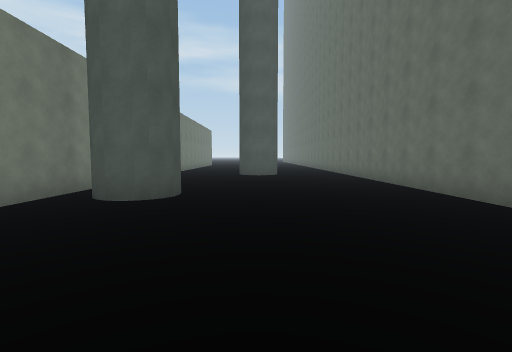
View 1 (above)

15 first-person views from a walk through a Unity game level. The camera is 1.4 m above the floor, tilts 4° down and sees 85° across. The floor is counted in squares, 2 m on a side. Each view is taken from the middle of a square. On the plan, view 1 faces up. The plan holds only what a view shows up to about 9 squares ahead; the rest is blank. The place goes on beyond the plan. The player character is not drawn.

View 2
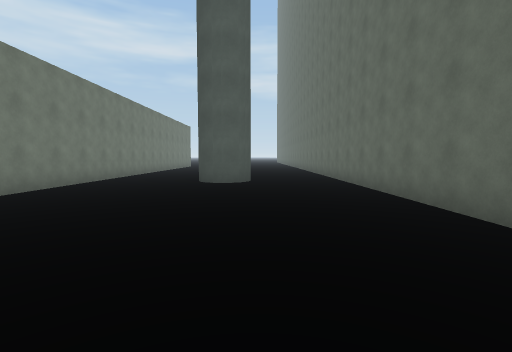

View 3
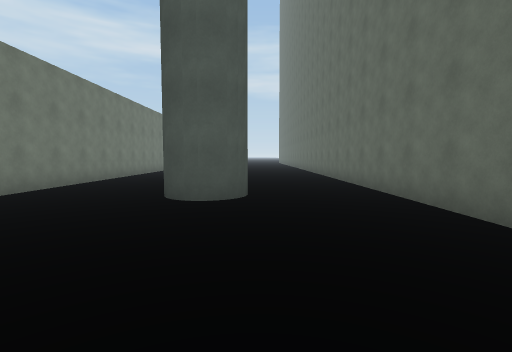

View 4
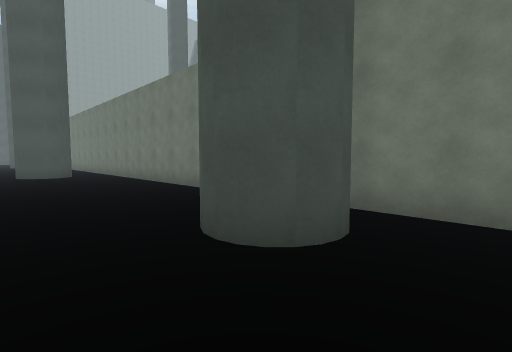

View 5
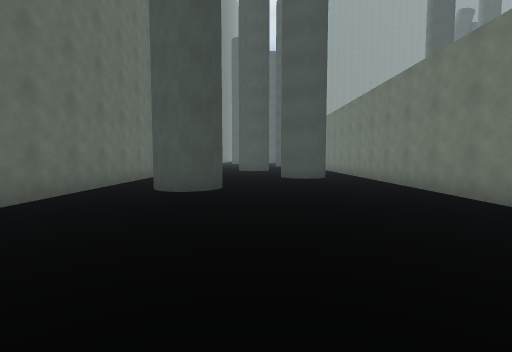

View 6
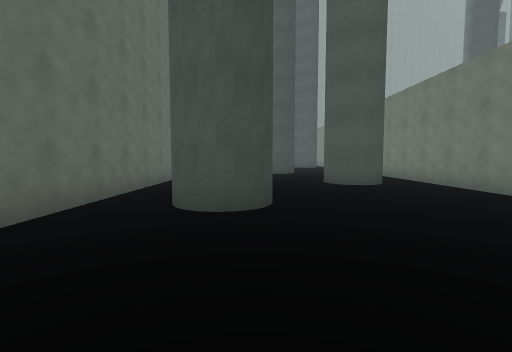

View 7
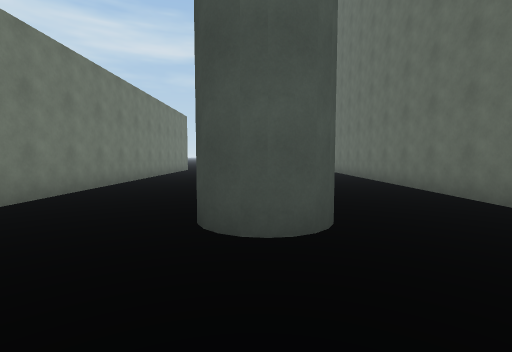

View 8
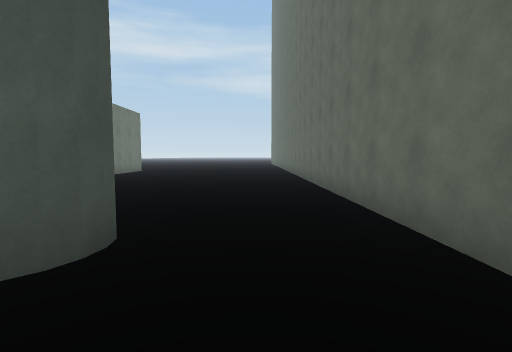

View 9
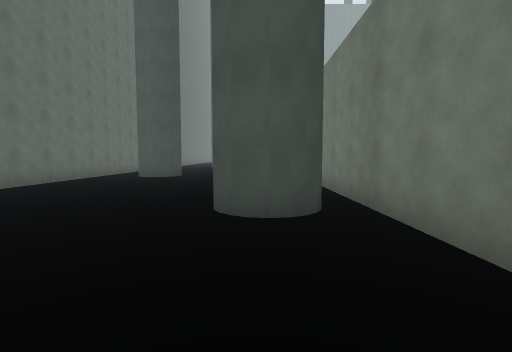

View 10
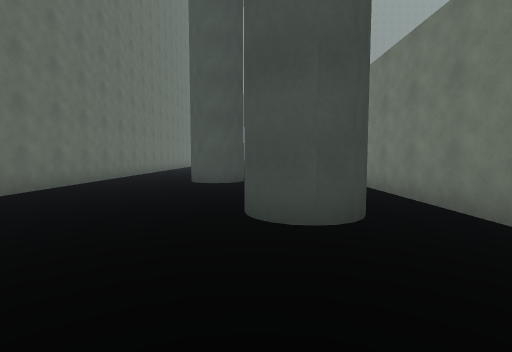

View 11
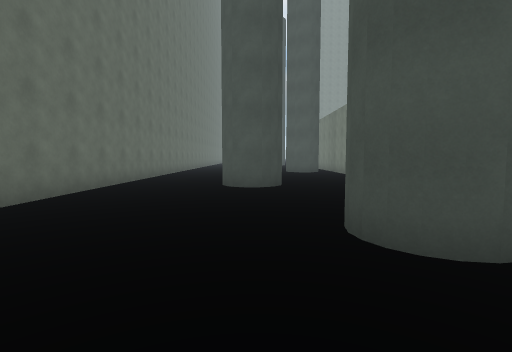

View 12
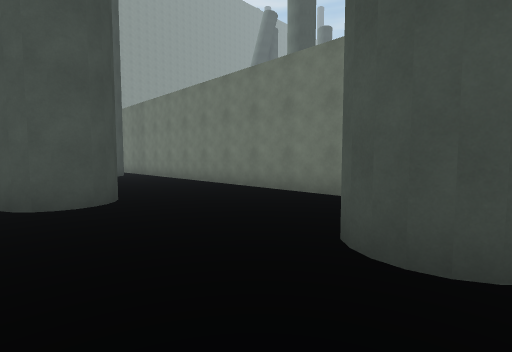

View 13
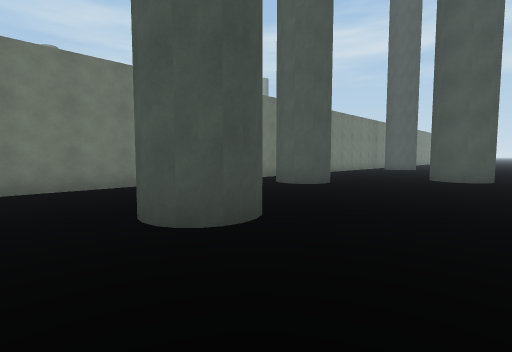

View 14
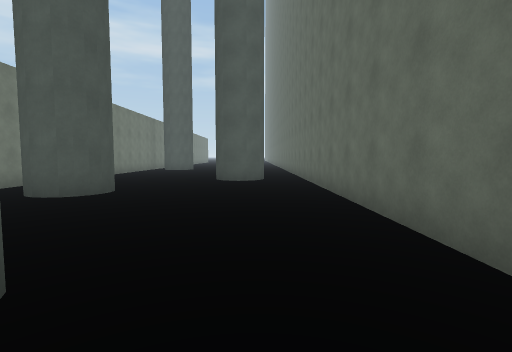

View 15
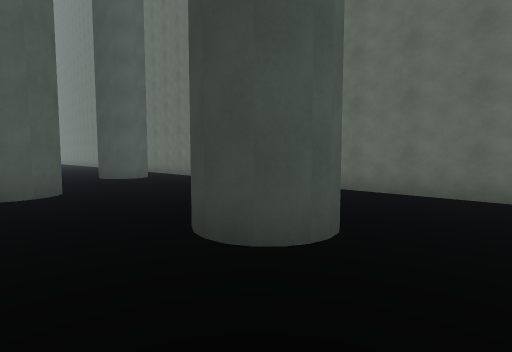

### Floor plan
Key: @ floor where view 1 was taken; # wall or solid block; x gap in a wall; . floor.
Columns run from 4 left of view 1 to 4 right of it. Each row starts with its distance up from view 1.
 16 #.......#
 15 #.......#
 14 #.......#
 13 #.......#
 12 #.......#
 11 #...#...#
 10 #.......#
  9 #.......#
  8 #.......#
  7 #.......#
  6 #.......#
  5 #x#.....#
  4 #.......#
  3 #.......#
  2 #.......#
  1 #.......#
  0 #...@...#
 -1 #....##.#
 -2 #....##.#
 -3 #.......#
 -4 #.##....#
 -5 #.##....#
 -6 #.......#
 -7 #.......#
 -8 #.......#
 -9 #...#...#
-10 #.......#
-11 #... ...#

Positions as (right, up) in squares from view 1, and headings:
1: (0, 0), facing up
2: (1, 3), facing up
3: (1, 6), facing up
4: (0, 7), facing down-left
5: (0, 5), facing down
6: (1, 3), facing down
7: (0, 8), facing up
8: (2, 9), facing up
9: (-2, 9), facing down
10: (-1, -1), facing down
11: (0, -2), facing down
12: (1, -4), facing down-left
13: (3, -11), facing up-left
14: (2, -10), facing up
15: (-2, -11), facing up-right
